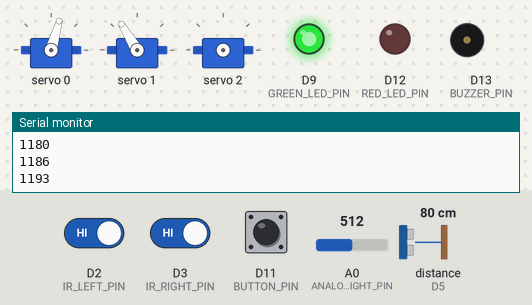
Bench run of a program on a simulated Arduino Zero (SAMD21). Parts: 3 × servo, output pins drawn as LEDs (lit = HIGH), buzzer (waves = sounding), the last lines printed to the serial monitor. The test bench sets the inputs (shaded band); at power-on: D11 (BUTTON_PIN) LOW, distance to the obstacle (sensor on D5) 80 cm, D2 (IR_LEFT_PIN) HIGH, D3 (IR_RIGHT_PIN) HIGH, A0 (ANALOG_LIGHT_PIN) = 512. The echo pulse lasts 58.3 µs per cm.

Above: at 1.2 s.
1.3 s: D11 (BUTTON_PIN) pulled HIGH for 0.15 s
At 2.3 s:
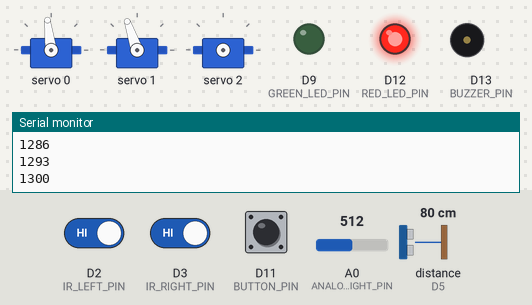
4.4 s: distance to the obstacle (sensor on D5) set to 10 cm
6.6 s: distance to the obstacle (sensor on D5) set to 7 cm
At 7.4 s:
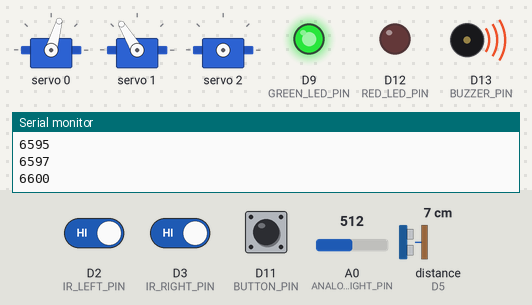
At 13.7 s:
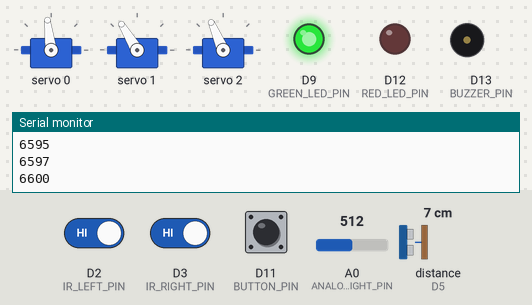
Timing chart, 0 to 16.7 s (numbered marks = the images above; inputs shaded):
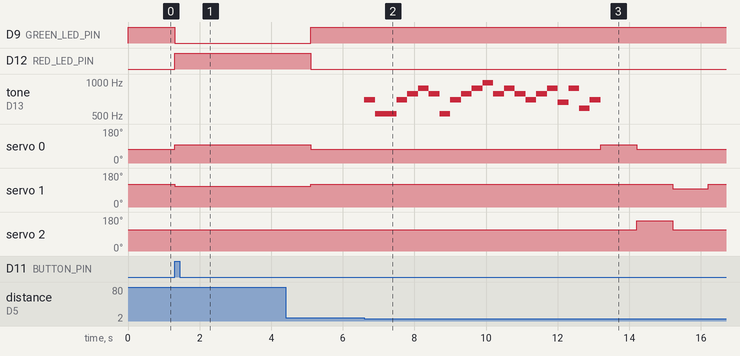

The program:

main.cpp
```cpp
#include <Arduino.h>
#include <Wire.h>
#include <Adafruit_PWMServoDriver.h>

// --- Servo and Motor Constants ---
// Create an instance of the PWM driver
Adafruit_PWMServoDriver pwm = Adafruit_PWMServoDriver();

// Continuous Rotation Servo (Wheels) PWM values
const int SERVO_MIN = 320;   // Full speed reverse
const int SERVO_STOP = 380;  // Stop
const int SERVO_MAX = 440;   // Full speed forward

// Servo channels for wheels
const int SERVO_LEFT_CHANNEL = 0;
const int SERVO_RIGHT_CHANNEL = 1;

// Standard Servo (e.g., for ultrasonic sensor sweep) PWM values
const int SERVO_45_DEG = 300;
const int SERVO_90_DEG = 420;
const int SERVO_135_DEG = 540;
const int SERVO_ULTRASONIC_CHANNEL = 2; // Assuming this is servo_180 from original code

// --- Sensor Pin Definitions ---
const int IR_LEFT_PIN = 2;
const int IR_RIGHT_PIN = 3;
const int PING_PIN = 5; // Ultrasonic sensor trig/echo pin
const int ANALOG_LIGHT_PIN = A0; // Analog pin for light sensor

// --- LED Pin Definitions ---
const int RED_LED_PIN = 12;
const int GREEN_LED_PIN = 9;

// --- Button Pin Definition ---
const int BUTTON_PIN = 11;

// --- Music (Buzzer) Constants ---
const int BUZZER_PIN = 13;
const int NOTE_DO = 523;
const int NOTE_RE = 587;
const int NOTE_MI = 659;
const int NOTE_FA = 698;
const int NOTE_SOL = 784;
const int NOTE_LA = 880;
const int NOTE_SI = 988;
const int NOTE_DOS = 1047;

// --- Thresholds for Line Sensors and Light Sensor ---
// Using an enum for clarity on IR sensor states
enum IRSensorState {
  IR_BLACK = 0,
  IR_WHITE = 1
};

// Light sensor thresholds
const int LIGHT_NORMAL_MIN = 400;
const int LIGHT_NORMAL_MAX = 600;
const int LIGHT_LEFT_MAX = 400; // Less than or equal to 400
const int LIGHT_RIGHT_MIN = 600; // Greater than or equal to 600

// --- Global Variables ---
unsigned long circuit_time_ms = 0; // Using a more descriptive name

// --- Function Prototypes (Good practice for larger projects) ---
void playObstacleMelody(); // Renamed from 'tocar' for better readability and context
long readUltrasonicDistanceCm();
void setMotorSpeeds(int leftSpeed, int rightSpeed);


// --- Setup Function ---
void setup() {
  pwm.begin();
  pwm.setPWMFreq(60); // Set PWM frequency to 60Hz

  // Initialize digital input/output pins
  pinMode(IR_LEFT_PIN, INPUT);
  pinMode(IR_RIGHT_PIN, INPUT);
  pinMode(RED_LED_PIN, OUTPUT);
  pinMode(GREEN_LED_PIN, OUTPUT);
  pinMode(BUTTON_PIN, INPUT);
  // PING_PIN will be set as OUTPUT/INPUT dynamically in readUltrasonicDistanceCm()
  pinMode(BUZZER_PIN, OUTPUT); // Ensure buzzer pin is set as output

  Serial.begin(9600); // Initialize serial communication for debugging
  Serial.println("Robot initialized. Waiting for commands...");
}

// --- Main Loop Function ---
void loop() {
  // Read sensor values
  int ir_left_value = digitalRead(IR_LEFT_PIN);
  int ir_right_value = digitalRead(IR_RIGHT_PIN);
  int ambient_light_value = analogRead(ANALOG_LIGHT_PIN);
  int button_state = digitalRead(BUTTON_PIN);
  int distance_cm = readUltrasonicDistanceCm(); // Call function to get ultrasonic distance

  // --- Obstacle Avoidance Logic ---
  if (distance_cm < 9) {
    playObstacleMelody();
    // Execute a series of maneuvers to avoid the obstacle
    setMotorSpeeds(SERVO_STOP, SERVO_MAX); // Turn right
    pwm.setPWM(SERVO_ULTRASONIC_CHANNEL, 0, SERVO_90_DEG); // Adjust ultrasonic servo
    delay(1000);

    setMotorSpeeds(SERVO_MIN, SERVO_MAX); // Move back/adjust
    pwm.setPWM(SERVO_ULTRASONIC_CHANNEL, 0, SERVO_135_DEG); // Adjust ultrasonic servo
    delay(1000);

    setMotorSpeeds(SERVO_MIN, SERVO_STOP); // Turn left
    pwm.setPWM(SERVO_ULTRASONIC_CHANNEL, 0, SERVO_90_DEG); // Adjust ultrasonic servo
    delay(1000);

    setMotorSpeeds(SERVO_MIN, SERVO_MAX); // Move forward/adjust
    pwm.setPWM(SERVO_ULTRASONIC_CHANNEL, 0, SERVO_90_DEG); // Adjust ultrasonic servo
    delay(1000);
  }

  // --- Button Press Logic ---
  if (button_state == HIGH) {
    digitalWrite(GREEN_LED_PIN, LOW);
    digitalWrite(RED_LED_PIN, HIGH); // Red LED on when button is pressed
    setMotorSpeeds(SERVO_STOP, 410); // Specific turn for 180 degrees
    delay(3800);
    digitalWrite(RED_LED_PIN, LOW); // Turn off red LED after maneuver
  } else {
    // Green LED on when button is not pressed
    digitalWrite(GREEN_LED_PIN, HIGH);
    digitalWrite(RED_LED_PIN, LOW);
  }

  // --- Line Following Logic ---
  // This section uses a series of if-else if statements to determine robot movement
  // based on IR sensor readings and ambient light.

  // Scenario 1: Normal Light (400-600)
  if (ambient_light_value >= LIGHT_NORMAL_MIN && ambient_light_value <= LIGHT_NORMAL_MAX) {
    if (ir_right_value == IR_BLACK && ir_left_value == IR_BLACK) {
      setMotorSpeeds(SERVO_MIN, SERVO_MAX); // Both on black: Go straight
    } else if (ir_right_value == IR_WHITE && ir_left_value == IR_BLACK) {
      setMotorSpeeds(SERVO_STOP, SERVO_MAX); // Right off, left on: Turn right
    } else if (ir_right_value == IR_BLACK && ir_left_value == IR_WHITE) {
      setMotorSpeeds(SERVO_MIN, SERVO_STOP); // Left off, right on: Turn left
    } else if (ir_right_value == IR_WHITE && ir_left_value == IR_WHITE) {
      setMotorSpeeds(SERVO_MIN, SERVO_MAX); // Both off: Keep going straight (adjust as needed for lost line)
    }
  }
  // Scenario 2: Low Light (<= 400) - Robot might behave differently in dark
  else if (ambient_light_value >= 0 && ambient_light_value <= LIGHT_LEFT_MAX) {
    if (ir_right_value == IR_BLACK && ir_left_value == IR_BLACK) {
      setMotorSpeeds(SERVO_STOP, SERVO_MAX); // Both on black: Turn right (might be on a wide line or edge)
    } else if (ir_right_value == IR_WHITE && ir_left_value == IR_BLACK) {
      setMotorSpeeds(SERVO_STOP, SERVO_MAX); // Right off, left on: Turn right
    } else if (ir_right_value == IR_BLACK && ir_left_value == IR_WHITE) {
      setMotorSpeeds(SERVO_MIN, SERVO_MAX); // Left off, right on: Go straight (might be on a curve)
    } else if (ir_right_value == IR_WHITE && ir_left_value == IR_WHITE) {
      setMotorSpeeds(SERVO_MIN, SERVO_STOP); // Both off: Turn left (might be lost or trying to find line)
    }
  }
  // Scenario 3: High Light (>= 600) - Robot might behave differently in bright light
  else if (ambient_light_value >= LIGHT_RIGHT_MIN) {
    if (ir_right_value == IR_BLACK && ir_left_value == IR_BLACK) {
      setMotorSpeeds(SERVO_MIN, SERVO_STOP); // Both on black: Turn left (might be on a wide line or edge)
    } else if (ir_right_value == IR_WHITE && ir_left_value == IR_BLACK) {
      setMotorSpeeds(SERVO_MIN, SERVO_MAX); // Right off, left on: Go straight (might be on a curve)
    } else if (ir_right_value == IR_BLACK && ir_left_value == IR_WHITE) {
      setMotorSpeeds(SERVO_MIN, SERVO_STOP); // Left off, right on: Turn left
    } else if (ir_right_value == IR_WHITE && ir_left_value == IR_WHITE) {
      setMotorSpeeds(SERVO_STOP, SERVO_MAX); // Both off: Turn right (might be lost or trying to find line)
    }
  }

  // --- Debugging Output ---
  circuit_time_ms = millis();
  Serial.println(circuit_time_ms);
}

// --- Function to Play Obstacle Melody ---
void playObstacleMelody() {
  tone(BUZZER_PIN, NOTE_FA);
  delay(300);
  tone(BUZZER_PIN, NOTE_DO);
  delay(300);
  tone(BUZZER_PIN, NOTE_DO);
  delay(300);
  tone(BUZZER_PIN, NOTE_FA);
  delay(300);
  tone(BUZZER_PIN, NOTE_SOL);
  delay(300);
  tone(BUZZER_PIN, NOTE_LA);
  delay(300);
  tone(BUZZER_PIN, NOTE_SOL);
  delay(300);
  tone(BUZZER_PIN, NOTE_DO);
  delay(300);
  tone(BUZZER_PIN, NOTE_FA);
  delay(300);
  tone(BUZZER_PIN, NOTE_SOL);
  delay(300);
  tone(BUZZER_PIN, NOTE_LA);
  delay(300);
  tone(BUZZER_PIN, NOTE_SI);
  delay(300);
  tone(BUZZER_PIN, NOTE_SOL);
  delay(300);
  tone(BUZZER_PIN, NOTE_LA);
  delay(300);
  tone(BUZZER_PIN, NOTE_SOL);
  delay(300);
  tone(BUZZER_PIN, NOTE_FA);
  delay(300);
  tone(BUZZER_PIN, NOTE_SOL);
  delay(300);
  tone(BUZZER_PIN, NOTE_LA);
  delay(300);
  tone(BUZZER_PIN, NOTE_MI);
  delay(300);
  tone(BUZZER_PIN, NOTE_LA);
  delay(300);
  tone(BUZZER_PIN, NOTE_RE);
  delay(300);
  tone(BUZZER_PIN, NOTE_FA);
  delay(300);
  noTone(BUZZER_PIN);
}

// --- Function to Read Ultrasonic Distance ---
long readUltrasonicDistanceCm() {
  // Clears the trigPin
  digitalWrite(PING_PIN, LOW);
  delayMicroseconds(2);
  // Sets the trigPin on HIGH state for 10 micro seconds
  digitalWrite(PING_PIN, HIGH);
  delayMicroseconds(10);
  digitalWrite(PING_PIN, LOW);

  // Reads the echoPin, returns the sound wave travel time in microseconds
  long duration = pulseIn(PING_PIN, HIGH);

  // Calculate the distance (speed of sound ~ 343 meters/second or 0.0343 cm/microsecond)
  // Divide by 2 because the sound travels to the object and back.
  long cm = duration / 29 / 2;
  return cm;
}

// --- Function to Set Motor Speeds ---
void setMotorSpeeds(int leftSpeed, int rightSpeed) {
  pwm.setPWM(SERVO_LEFT_CHANNEL, 0, leftSpeed);
  pwm.setPWM(SERVO_RIGHT_CHANNEL, 0, rightSpeed);
}
```

Measured:
- the behaviour switches between 9 and 8 cm on distance to the obstacle (sensor on D5) (found by bisection; images 1 and 2)
- after the input at 1.3 s, D9 (GREEN_LED_PIN): HIGH → LOW at once; D12 (RED_LED_PIN): LOW → HIGH at once; servo 0: 74° → 97° at once; servo 1: 121° → 109° at once
- after the input at 6.6 s, tone on D13 (BUZZER_PIN): plays 698 Hz for 0.30 s, 523 Hz for 0.60 s, 698 Hz for 0.30 s, 784 Hz for 0.30 s, 880 Hz for 0.30 s, 784 Hz for 0.30 s … (21 notes in this stretch), starting at once; servo 0: 74° → 97° after 6.6 s, → 74° 1.0 s later
